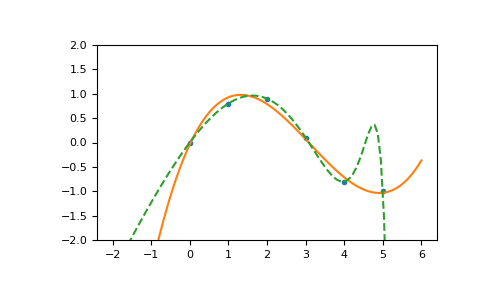

Source code (Python):
x = np.array([0.0, 1.0, 2.0, 3.0,  4.0,  5.0])
y = np.array([0.0, 0.8, 0.9, 0.1, -0.8, -1.0])
z = np.polyfit(x, y, 3)
z
# array([ 0.08703704, -0.81349206,  1.69312169, -0.03968254])

# It is convenient to use `poly1d` objects for dealing with polynomials:

p = np.poly1d(z)
p(0.5)
# 0.6143849206349179
p(3.5)
# -0.34732142857143039
p(10)
# 22.579365079365115

# High-order polynomials may oscillate wildly:

p30 = np.poly1d(np.polyfit(x, y, 30))
# /... RankWarning: Polyfit may be poorly conditioned...
p30(4)
# -0.80000000000000204
p30(5)
# -0.99999999999999445
p30(4.5)
# -0.10547061179440398

# Illustration:

import matplotlib.pyplot as plt
xp = np.linspace(-2, 6, 100)
_ = plt.plot(x, y, '.', xp, p(xp), '-', xp, p30(xp), '--')
plt.ylim(-2,2)
# (-2, 2)
plt.show()
